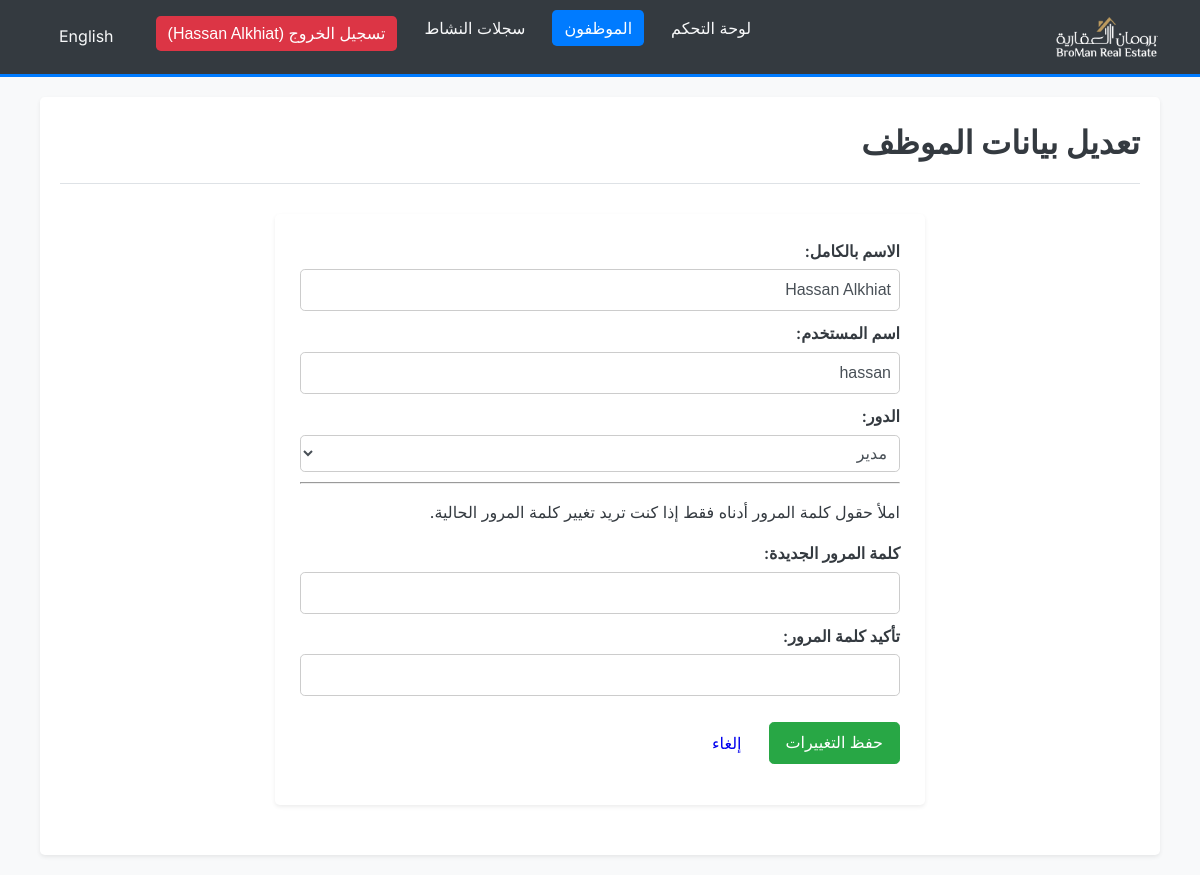
The page /edit_employee.php?id=3 (signed in) on the database its author committed.
### tables this page shows
CREATE TABLE `employees` (
  `EmployeeID` int(11) NOT NULL,
  `FullName` varchar(255) NOT NULL,
  `Username` varchar(50) NOT NULL,
  `Password` varchar(255) NOT NULL COMMENT 'Stored using PHP password_hash (bcrypt)',
  `Role` enum('manager','admin','user') NOT NULL DEFAULT 'user',
  `DateJoined` timestamp NULL DEFAULT current_timestamp()
);

### lang/translate.php (called while the page is built, shortened)
<?php
$lang_file = __DIR__ . '/' . $_SESSION['lang'] . '.php';
if (file_exists($lang_file)) {
    $translations = include($lang_file);
} else {
    $translations = include(__DIR__ . '/ar.php');
}
function t($key)
{
    global $translations;
    return isset($translations[$key]) ? $translations[$key] : $key;
}
function get_direction()
{
    return ($_SESSION['lang'] == 'ar') ? 'rtl' : 'ltr';
}
function get_lang_code()
{
    return $_SESSION['lang'];
}

### edit_employee.php (the view, shortened to what this page needs)
<?php
require_once 'navbar.php';
$employee_id = $full_name = $username = $role = "";
$full_name_err = $username_err = $password_err = $role_err = $general_err = "";
if (isset($_GET["id"]) && !empty(trim($_GET["id"]))) {
    $employee_id = trim($_GET["id"]);
    $sql_fetch = "SELECT FullName, Username, Role FROM Employees WHERE EmployeeID = ?";
    if ($stmt_fetch = $conn->prepare($sql_fetch)) {
        $stmt_fetch->bind_param("i", $param_employee_id);
        if ($stmt_fetch->execute()) {
            $stmt_fetch->store_result();
            if ($stmt_fetch->num_rows == 1) {
                $stmt_fetch->bind_result($full_name, $username, $role);
            } else {
                $_SESSION["error_message"] = "Employee not found.";
                header("Location: employees_list.php");
                exit();
            }
        } else {
            $general_err = "Error fetching employee details.";
            error_log("Error executing employee fetch: " . $stmt_fetch->error);
        }
    } else {
        $general_err = "Database error (employee fetch). Please try again.";
        error_log("Error preparing employee fetch: " . $conn->error);
    }
} else {
    $_SESSION["error_message"] = "No employee ID specified for editing.";
    header("Location: employees_list.php");
    exit();
}
?>
<!DOCTYPE html>
<html lang="<?php echo get_lang_code(); ?>" dir="<?php echo get_direction(); ?>">
<head>
    <link rel="stylesheet" href="modern_styles.css">
    <?php if (get_direction() === 'rtl'): ?>
        <link rel="stylesheet" href="rtl_styles.css">
    <?php endif; ?>
</head>
<body>
<?php require_once 'navbar.php'; ?>
<div class="container">
    <div class="page-header">
        <h1><?php echo t("edit_employee"); ?></h1>
    </div>
    <div class="form-container">
        <div class="form-card">
            <form action="<?php echo htmlspecialchars($_SERVER["PHP_SELF"]) . "?id=" . htmlspecialchars($employee_id); ?>" method="POST">
    <div>
        <label for="fullName"><?php echo t("full_name"); ?>:</label>
        <input type="text" id="fullName" name="fullName" class="form-input <?php echo (!empty($full_name_err)) ? 'is-invalid' : ''; ?>" value="<?php echo htmlspecialchars($full_name); ?>" required>
    </div>
    <div>
        <label for="username"><?php echo t("username"); ?>:</label>
        <input type="text" id="username" name="username" class="form-input <?php echo (!empty($username_err)) ? 'is-invalid' : ''; ?>" value="<?php echo htmlspecialchars($username); ?>" required>
    </div>
    <div>
        <label for="role"><?php echo t("role"); ?>:</label>
        <select id="role" name="role" class="form-input <?php echo (!empty($role_err)) ? 'is-invalid' : ''; ?>" required>
            <option value="manager" <?php echo ($role == "manager") ? "selected" : ""; ?>><?php echo t("manager_role"); ?></option>
        </select>
    </div>
    <hr>
    <p class="password-note"><?php echo t("password_strength_hint"); ?></p>
    <div>
        <label for="new_password"><?php echo t("new_password"); ?>:</label>
        <input type="password" id="new_password" name="new_password" class="form-input <?php echo (!empty($password_err)) ? 'is-invalid' : ''; ?>">
    </div>
    <div>
        <label for="confirm_password"><?php echo t("confirm_password"); ?>:</label>
        <input type="password" id="confirm_password" name="confirm_password" class="form-input <?php echo (!empty($password_err)) ? 'is-invalid' : ''; ?>">
    </div>
                <div class="form-actions">
                    <input type="submit" value="<?php echo t("save_changes"); ?>" class="btn btn-success">
                    <a href="employees_list.php" class="btn btn-secondary"><?php echo t("cancel"); ?></a>
                </div>
            </form>
        </div>
    </div>
</div>
</body>
</html>

### modern_styles.css (style rules this page uses)
:root { --primary-color: #007bff; --secondary-color: #6c757d; --light-color: #f8f9fa; --dark-color: #343a40; --success-color: #28a745; --danger-color: #dc3545; --warning-color: #ffc107; --font-family: 'Inter', 'Tajawal', system-ui, -apple-system, 'Segoe UI', Roboto, 'Helvetica Neue', Arial, sans-serif; --border-radius: 0.3rem; --box-shadow: 0 0.125rem 0.25rem rgba(0, 0, 0, 0.075); }
body { font-family: var(--font-family); margin: 0; background-color: var(--light-color); color: var(--dark-color); line-height: 1.6; }
.container { width: 90%; max-width: 1200px; margin: 20px auto; padding: 20px; background-color: #fff; border-radius: var(--border-radius); box-shadow: var(--box-shadow); }
.page-header { display: flex; justify-content: space-between; align-items: center; margin-bottom: 25px; padding-bottom: 15px; border-bottom: 1px solid #dee2e6; }
.page-header h1, .page-title { margin: 0; font-size: 2rem; color: var(--dark-color); }
.btn { display: inline-block; font-weight: 400; text-align: center; vertical-align: middle; cursor: pointer; user-select: none; background-color: transparent; border: 1px solid transparent; padding: 0.5rem 1rem; font-size: 1rem; line-height: 1.5; border-radius: var(--border-radius); transition: color 0.15s ease-in-out, background-color 0.15s ease-in-out, border-color 0.15s ease-in-out, box-shadow 0.15s ease-in-out; text-decoration: none; }
.btn-success { color: #fff; background-color: var(--success-color); border-color: var(--success-color); }
.form-card { background-color: #fff; padding: 25px; border-radius: var(--border-radius); box-shadow: var(--box-shadow); max-width: 600px; margin: 30px auto; }
.form-card label { display: block; margin-bottom: 0.5rem; font-weight: 600; }
.form-input, .form-card select, .form-card textarea { display: block; width: calc(100% - 22px); padding: 0.75rem; font-size: 1rem; line-height: 1.5; color: #495057; background-color: #fff; background-clip: padding-box; border: 1px solid #ced4da; border-radius: var(--border-radius); transition: border-color 0.15s ease-in-out, box-shadow 0.15s ease-in-out; margin-bottom: 1rem; }
.form-card .btn { margin-top: 1rem; margin-right: 0.5rem; }

### rtl_styles.css (style rules this page uses)
body { direction: rtl; text-align: right; }
.page-header h1 { float: right; }
.form-container div label { display: block; margin-bottom: 5px; }
.form-container div input[type="text"], .form-container div input[type="email"], .form-container div input[type="password"], .form-container div input[type="number"], .form-container div select, .form-container div textarea { width: 100%; padding: 8px; margin-bottom: 10px; border: 1px solid #ccc; box-sizing: border-box; }
.form-container div input[type="submit"], .form-container div .btn { float: right; margin-left: 10px; margin-right: 0; }
.page-header::after, .search-form::after, .form-container form::after { content: ""; display: table; clear: both; }

### rows shown on the page
employees: fullName "Hassan Alkhiat", username "hassan", role "مدير"

### other values the page prints
t('dashboard') "لوحة التحكم"
t('employees') "الموظفون"
t('activity_logs') "سجلات النشاط"
sprintf(t('logout_user'), $user_full_name) "تسجيل الخروج (Hassan Alkhiat)"
$switch_lang_text "English"
t("edit_employee") "تعديل بيانات الموظف"
t("full_name") "الاسم بالكامل"
t("username") "اسم المستخدم"
t("role") "الدور"
t("password_strength_hint") "املأ حقول كلمة المرور أدناه فقط إذا كنت تريد تغيير كلمة المرور الحالية."
t("new_password") "كلمة المرور الجديدة"
t("confirm_password") "تأكيد كلمة المرور"
t("cancel") "إلغاء"
